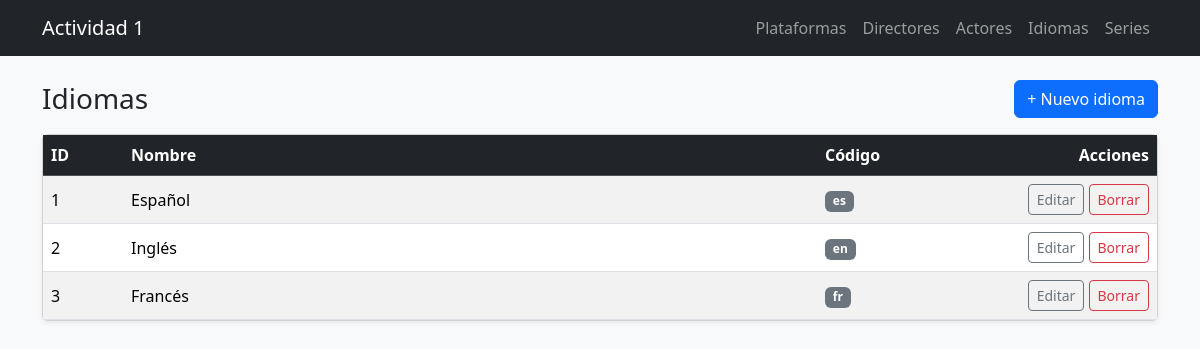
/views/idiomas/list.php, run on the app's committed database.
### tables this page shows
CREATE TABLE idiomas (
  id INT UNSIGNED AUTO_INCREMENT PRIMARY KEY,
  nombre VARCHAR(80) NOT NULL,
  codigo VARCHAR(10) NOT NULL,
  created_at DATETIME NOT NULL DEFAULT CURRENT_TIMESTAMP,
  updated_at DATETIME NULL DEFAULT NULL ON UPDATE CURRENT_TIMESTAMP,
  UNIQUE KEY uq_idiomas_codigo (codigo),
  UNIQUE KEY uq_idiomas_nombre (nombre)
);

### models/Idioma.php (called while the page is built, shortened)
<?php
class Idioma
{
    private $id;
    private $nombre;
    private $codigo;
    public function __construct($id = null, $nombre = null, $codigo = null)
    {
        $this->id = $id;
        $this->nombre = $nombre;
        $this->codigo = $codigo;
    }
    public function getId() { return $this->id; }
    public function getNombre() { return $this->nombre; }
    public function getCodigo() { return $this->codigo; }
    private function connect()
    {
        $host = "localhost";
        $db   = "actividad1_backend";
        $user = "root";
        $pass = "";
        $charset = "utf8mb4";
        $dsn = "mysql:host=$host;dbname=$db;charset=$charset";
        return new PDO($dsn, $user, $pass, [
            PDO::ATTR_ERRMODE => PDO::ERRMODE_EXCEPTION
        ]);
    }
    public function getAll()
    {
        $pdo = $this->connect();
        $stmt = $pdo->prepare("SELECT id, nombre, codigo FROM idiomas ORDER BY id");
        $stmt->execute();
        $items = [];
        while ($row = $stmt->fetch(PDO::FETCH_ASSOC)) {
            $items[] = new Idioma($row["id"], $row["nombre"], $row["codigo"]);
        }
        return $items;
    }
}

### controllers/IdiomaController.php (called while the page is built, shortened)
<?php
require_once __DIR__ . "/../models/Idioma.php";
class IdiomaController
{
    public function listIdiomas()
    {
        $model = new Idioma();
        return $model->getAll();
    }
}

### views/idiomas/list.php (the view, shortened to what this page needs)
<?php
require_once __DIR__ . "/../../controllers/IdiomaController.php";
$controller = new IdiomaController();
$idiomas = $controller->listIdiomas();
require_once __DIR__ . "/../partials/header.php";
?>
<div class="d-flex justify-content-between align-items-center mb-3">
  <h1 class="h3 mb-0">Idiomas</h1>
  <a class="btn btn-primary" href="create.php">+ Nuevo idioma</a>
</div>
<?php if ($idiomas && count($idiomas) > 0): ?>
  <div class="card shadow-sm">
    <div class="table-responsive">
      <table class="table table-hover table-striped mb-0 align-middle">
        <thead class="table-dark">
          <tr>
            <th style="width:80px;">ID</th>
            <th>Nombre</th>
            <th style="width:120px;">Código</th>
            <th style="width:220px;" class="text-end">Acciones</th>
          </tr>
        </thead>
        <tbody>
          <?php foreach ($idiomas as $i): ?>
            <tr>
              <td><?= $i->getId() ?></td>
              <td><?= htmlspecialchars($i->getNombre()) ?></td>
              <td><span class="badge bg-secondary"><?= htmlspecialchars($i->getCodigo()) ?></span></td>
              <td class="text-end">
                <a class="btn btn-sm btn-outline-secondary" href="edit.php?id=<?= $i->getId() ?>">Editar</a>
                <form method="post" action="delete.php" class="d-inline"
                      onsubmit="return confirm('¿Seguro que deseas borrar este idioma?');">
                  <button type="submit" class="btn btn-sm btn-outline-danger">Borrar</button>
                </form>
              </td>
            </tr>
          <?php endforeach; ?>
        </tbody>
      </table>
    </div>
  </div>
<?php else: ?>
  <div class="alert alert-info">No existe todavía ningún idioma.</div>
<?php endif; ?>
<?php require_once __DIR__ . "/../partials/footer.php"; ?>

### data on the page
idiomas: id "1", nombre "Español", codigo "es"
idiomas: id "2", nombre "Inglés", codigo "en"
idiomas: id "3", nombre "Francés", codigo "fr"
